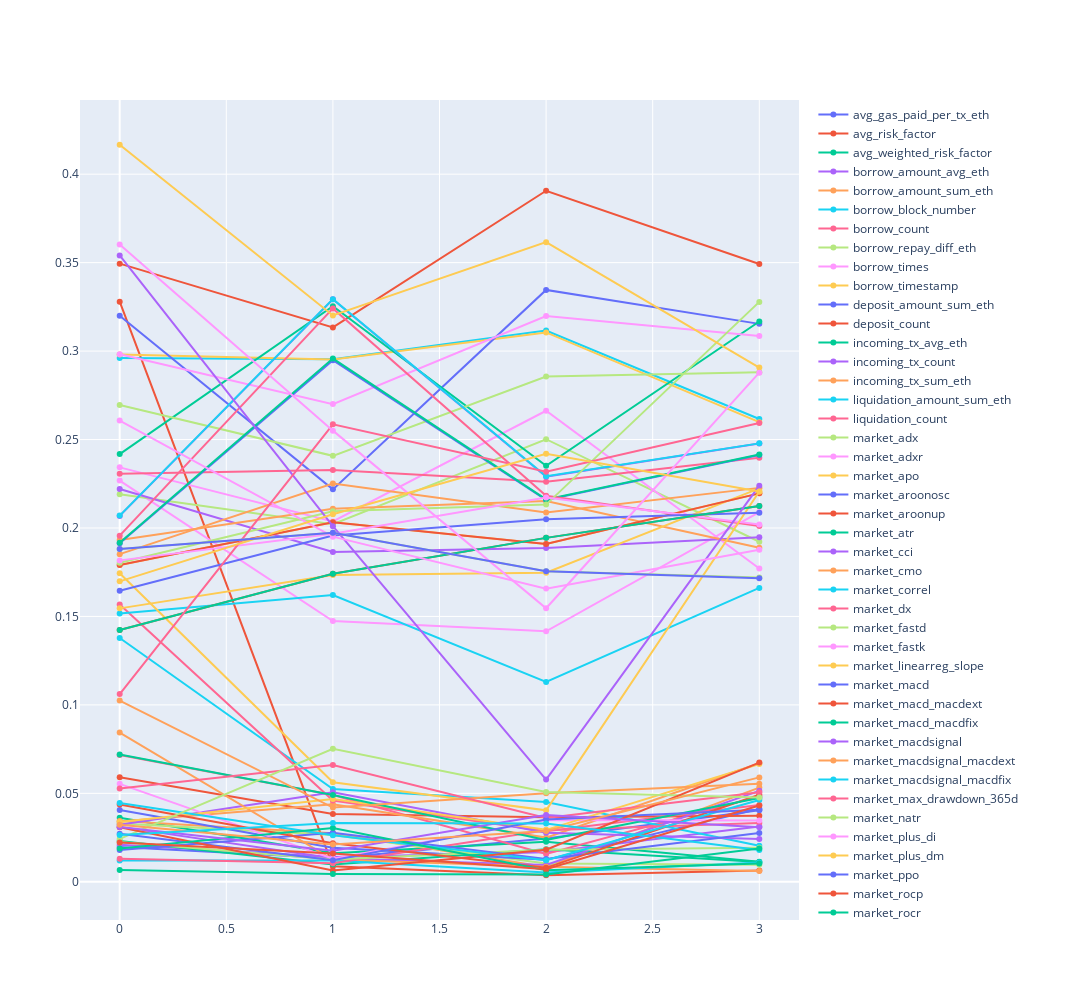

The notebook cell saved with this chart:
### Code cell
fig = go.Figure()
for column in X.select_dtypes(include=np.float64):
    fig.add_trace(go.Scatter(y=stds[column], name=column))
fig.update_layout(width=2000, height=1000)
fig

### Figure 1 — Plotly figure (JSON) as saved in the notebook; plotly's stock layout.template omitted (floating-point values rounded to 4 significant figures)
{"data": [{"name": "avg_gas_paid_per_tx_eth", "type": "scatter", "y": [0.0196, 0.01336, 0.02444, 0.04045]}, {"name": "avg_risk_factor", "type": "scatter", "y": [0.3279, 0.008837, 0.003701, 0.006444]}, {"name": "avg_weighted_risk_factor", "type": "scatter", "y": [0.03618, 0.01612, 0.02266, 0.01133]}, {"name": "borrow_amount_avg_eth", "type": "scatter", "y": [0.02094, 0.01398, 0.01669, 0.03132]}, {"name": "borrow_amount_sum_eth", "type": "scatter", "y": [0.0343, 0.0274, 0.008329, 0.05324]}, {"name": "borrow_block_number", "type": "scatter", "y": [0.296, 0.2954, 0.3116, 0.2616]}, {"name": "borrow_count", "type": "scatter", "y": [0.0717, 0.04901, 0.01573, 0.0483]}, {"name": "borrow_repay_diff_eth", "type": "scatter", "y": [0.03289, 0.02645, 0.01029, 0.009695]}, {"name": "borrow_times", "type": "scatter", "y": [0.2268, 0.1474, 0.1416, 0.209]}, {"name": "borrow_timestamp", "type": "scatter", "y": [0.298, 0.2952, 0.3105, 0.2598]}, {"name": "deposit_amount_sum_eth", "type": "scatter", "y": [0.04058, 0.0192, 0.01251, 0.04123]}, {"name": "deposit_count", "type": "scatter", "y": [0.05909, 0.03839, 0.03653, 0.03735]}, {"name": "incoming_tx_avg_eth", "type": "scatter", "y": [0.02303, 0.009824, 0.01833, 0.01116]}, {"name": "incoming_tx_count", "type": "scatter", "y": [0.03104, 0.01329, 0.009501, 0.0514]}, {"name": "incoming_tx_sum_eth", "type": "scatter", "y": [0.0341, 0.04378, 0.02498, 0.06704]}, {"name": "liquidation_amount_sum_eth", "type": "scatter", "y": [0.1378, 0.05247, 0.04507, 0.02033]}, {"name": "liquidation_count", "type": "scatter", "y": [0.1568, 0.04595, 0.02854, 0.0434]}, {"name": "market_adx", "type": "scatter", "y": [0.2191, 0.2022, 0.2502, 0.1922]}, {"name": "market_adxr", "type": "scatter", "y": [0.2343, 0.2037, 0.2663, 0.1771]}, {"name": "market_apo", "type": "scatter", "y": [0.1791, 0.2032, 0.191, 0.2196]}, {"name": "market_aroonosc", "type": "scatter", "y": [0.32, 0.2218, 0.3346, 0.3154]}, {"name": "market_aroonup", "type": "scatter", "y": [0.3494, 0.3134, 0.3906, 0.3492]}, {"name": "market_atr", "type": "scatter", "y": [0.2418, 0.3254, 0.2352, 0.3167]}, {"name": "market_cci", "type": "scatter", "y": [0.2221, 0.1864, 0.1887, 0.1948]}, {"name": "market_cmo", "type": "scatter", "y": [0.1932, 0.2108, 0.2153, 0.1888]}, {"name": "market_correl", "type": "scatter", "y": [0.1517, 0.1621, 0.113, 0.1661]}, {"name": "market_dx", "type": "scatter", "y": [0.2307, 0.2327, 0.2261, 0.2397]}, {"name": "market_fastd", "type": "scatter", "y": [0.2696, 0.2408, 0.2857, 0.2881]}, {"name": "market_fastk", "type": "scatter", "y": [0.2982, 0.27, 0.3198, 0.3086]}, {"name": "market_linearreg_slope", "type": "scatter", "y": [0.1546, 0.1734, 0.1747, 0.2224]}, {"name": "market_macd", "type": "scatter", "y": [0.1913, 0.2948, 0.2158, 0.2413]}, {"name": "market_macd_macdext", "type": "scatter", "y": [0.1791, 0.2032, 0.191, 0.2196]}, {"name": "market_macd_macdfix", "type": "scatter", "y": [0.1916, 0.2958, 0.2162, 0.2415]}, {"name": "market_macdsignal", "type": "scatter", "y": [0.2068, 0.3293, 0.229, 0.2478]}, {"name": "market_macdsignal_macdext", "type": "scatter", "y": [0.1852, 0.2251, 0.2087, 0.2227]}, {"name": "market_macdsignal_macdfix", "type": "scatter", "y": [0.207, 0.3294, 0.2292, 0.2478]}, {"name": "market_max_drawdown_365d", "type": "scatter", "y": [0.1957, 0.3241, 0.2182, 0.2012]}, {"name": "market_natr", "type": "scatter", "y": [0.1804, 0.2094, 0.2132, 0.3278]}, {"name": "market_plus_di", "type": "scatter", "y": [0.1817, 0.1967, 0.2172, 0.202]}, {"name": "market_plus_dm", "type": "scatter", "y": [0.1744, 0.05624, 0.0404, 0.2206]}, {"name": "market_ppo", "type": "scatter", "y": [0.1646, 0.1958, 0.2049, 0.2086]}, {"name": "market_rocp", "type": "scatter", "y": [0.1424, 0.1741, 0.1944, 0.2124]}, {"name": "market_rocr", "type": "scatter", "y": [0.1424, 0.1741, 0.1944, 0.2124]}, {"name": "max_eth_ever", "type": "scatter", "y": [0.03222, 0.05063, 0.0277, 0.02417]}, {"name": "max_risk_factor", "type": "scatter", "y": [0.08436, 0.01257, 0.008565, 0.006106]}, {"name": "min_eth_ever", "type": "scatter", "y": [0.01198, 0.01211, 0.005251, 0.01086]}, {"name": "net_incoming_tx_count", "type": "scatter", "y": [0.01307, 0.01048, 0.02914, 0.0332]}, {"name": "outgoing_tx_avg_eth", "type": "scatter", "y": [0.02245, 0.01266, 0.01818, 0.01928]}, {"name": "outgoing_tx_count", "type": "scatter", "y": [0.05538, 0.0131, 0.03499, 0.03462]}, {"name": "outgoing_tx_sum_eth", "type": "scatter", "y": [0.03385, 0.0468, 0.02937, 0.06661]}, {"name": "repay_amount_avg_eth", "type": "scatter", "y": [0.01797, 0.02773, 0.01294, 0.02754]}, {"name": "repay_amount_sum_eth", "type": "scatter", "y": [0.04374, 0.02182, 0.007894, 0.04925]}, {"name": "repay_count", "type": "scatter", "y": [0.07201, 0.0491, 0.02358, 0.04739]}, {"name": "risk_factor", "type": "scatter", "y": [0.354, 0.201, 0.05777, 0.2239]}, {"name": "risk_factor_above_threshold_daily_count", "type": "scatter", "y": [0.1024, 0.04194, 0.05003, 0.05549]}, {"name": "risky_sum_outgoing_amount_eth", "type": "scatter", "y": [0.04453, 0.02626, 0.01223, 0.0462]}, {"name": "risky_tx_count", "type": "scatter", "y": [0.05271, 0.06601, 0.03603, 0.05068]}, {"name": "risky_unique_contract_count", "type": "scatter", "y": [0.02426, 0.07516, 0.05071, 0.04764]}, {"name": "time_since_first_deposit", "type": "scatter", "y": [0.2607, 0.1951, 0.1657, 0.1876]}, {"name": "time_since_last_liquidated", "type": "scatter", "y": [0.4166, 0.3201, 0.3616, 0.2907]}, {"name": "total_available_borrows_avg_eth", "type": "scatter", "y": [0.0272, 0.01224, 0.03526, 0.04067]}, {"name": "total_available_borrows_eth", "type": "scatter", "y": [0.03079, 0.006372, 0.0181, 0.0674]}, {"name": "total_balance_eth", "type": "scatter", "y": [0.01876, 0.03038, 0.006481, 0.01039]}, {"name": "total_collateral_avg_eth", "type": "scatter", "y": [0.03095, 0.01758, 0.03781, 0.03082]}, {"name": "total_collateral_eth", "type": "scatter", "y": [0.03227, 0.02114, 0.0287, 0.05902]}, {"name": "total_gas_paid_eth", "type": "scatter", "y": [0.02643, 0.03325, 0.03301, 0.01802]}, {"name": "ts_diff_risky_tx", "type": "scatter", "y": [0.1061, 0.2586, 0.2319, 0.2593]}, {"name": "ts_diff_tx", "type": "scatter", "y": [0.1881, 0.1973, 0.1755, 0.172]}, {"name": "unique_borrow_protocol_count", "type": "scatter", "y": [0.3602, 0.255, 0.1546, 0.2878]}, {"name": "unique_lending_protocol_count", "type": "scatter", "y": [0.1698, 0.2078, 0.242, 0.2206]}, {"name": "wallet_age", "type": "scatter", "y": [0.1881, 0.1973, 0.1756, 0.1716]}, {"name": "withdraw_amount_sum_eth", "type": "scatter", "y": [0.02222, 0.01605, 0.007098, 0.04313]}, {"name": "withdraw_deposit_diff_if_positive_eth", "type": "scatter", "y": [0.006695, 0.00446, 0.004061, 0.01878]}], "layout": {"height": 1000, "width": 2000}}
